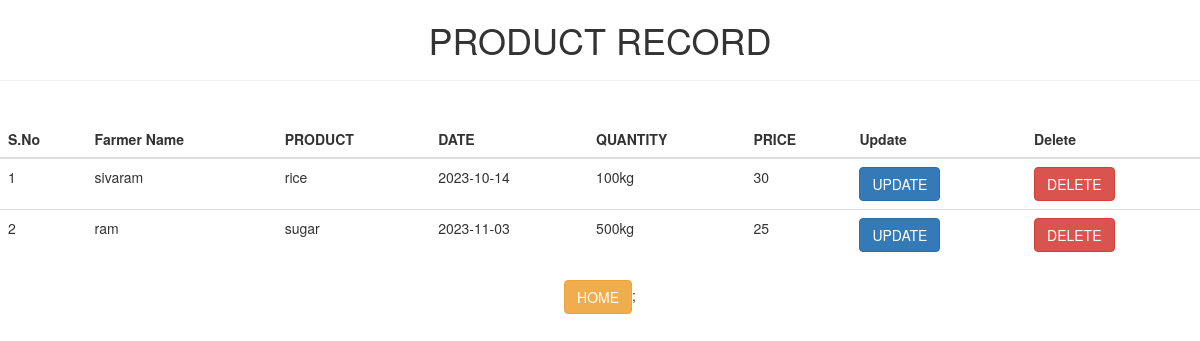
The app's page /pro with its own data.
### tables this page shows
CREATE TABLE item1(pid integer primary key,
            Name text,products text,Day date,quantity text,price int);

### web.py (the view)
@app.route('/pro')
def pro():
    con=sqlite3.connect('data2.db')
    con.row_factory=sqlite3.Row
    cur=con.cursor()
    cur.execute("select  * from item1")
    data=cur.fetchall()
    con.close()
    return render_template('pro.html',data=data)

### templates/pro.html (shortened to what this page needs)
<!DOCTYPE html>
<html lang="en">
<head>
 <link rel="stylesheet" href="https://maxcdn.bootstrapcdn.com/bootstrap/3.4.1/css/bootstrap.min.css">
</head>
<body>
    <div class="main">
       <center> <h1>PRODUCT RECORD<hr></h1></center>
        <div align="center"class="table">
            <br>
       <table class="table table-border" >
        <thead>
            <tr>
                <th>S.No</th>
                <th>Farmer Name</th>
                <th>PRODUCT</th>
                <th>DATE</th>
                <th>QUANTITY</th>
                <th>PRICE</th>
                <th>Update</th>
                <th>Delete</th>
            </tr>
        </thead>
       <tbody>
        {% for res in data %}
        {%set i=loop.index %}
        <tr>
            <td>{{i}}</td>
            <td>{{res["Name"]}}</td>
            <td>{{res["products"]}}</td>
            <td>{{res["Day"]}}</td>
            <td>{{res["quantity"]}}</td>
            <td>{{res["price"]}}</td>
            <td><a href=" {{url_for('modify',id=res['pid'])}}"class="btn btn-primary">UPDATE</a></td>
            <td><a href=" {{url_for('clear',id=res['pid'])}}"class="btn btn-danger">DELETE</a></td>
        </tr>
        {% endfor %}
       </tbody>
       </table>
       <div>
        <a href="{{url_for('main1')}}"class ="btn btn-warning pull right">HOME</a>;
       </div>
    </div>
   </div>
</body>
</html>

### records on screen
item1: pid "1", Name "sivaram", products "rice", Day "2023-10-14", quantity "100kg", price "30"
item1: pid "2", Name "ram", products "sugar", Day "2023-11-03", quantity "500kg", price "25"
